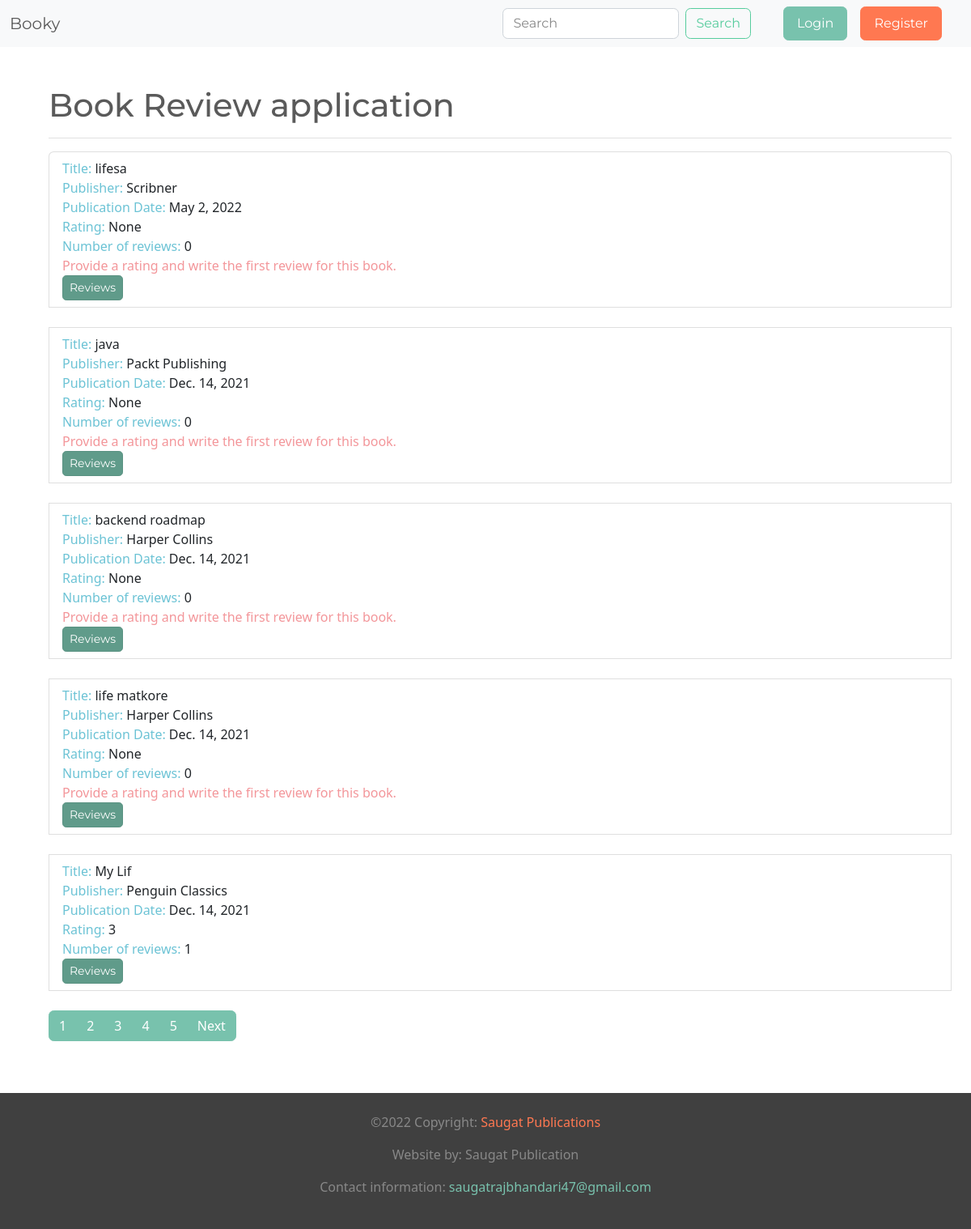
The page /books/ on the database its author committed.
### reviews/models.py (models this page shows, shortened)
class Book(models.Model):
    title = models.CharField(max_length=70, help_text="The title of the book.")
    publication_date = models.DateField(verbose_name="Date the book was published.")
    isbn = models.CharField(max_length=20, verbose_name="ISBN number of the book.")
    cover = models.ImageField(null=True, blank=True, upload_to='book_covers')
    sample = models.FileField(null=True, blank=True, upload_to='book_sample')
    publisher = models.ForeignKey(Publisher, on_delete=models.CASCADE)
    contributors = models.ManyToManyField('Contributor', through='BookContributor')
    creator = models.ForeignKey(User, on_delete=models.SET_NULL, null=True )
    def get_absolute_url(self):
        return reverse('book_detail', kwargs={'pk': self.pk})

class Publisher(models.Model):
    name = models.CharField(max_length=50, help_text="The name of the Publisher.")
    website = models.URLField(help_text="The Publisher's website.")
    email = models.EmailField(help_text="The Publisher's email address.")
    def __str__(self):
        return self.name

### reviews/views.py (the view)
# urls.py: path('books/', views.book_list, name='book_list'),
def book_list(request):
    books = Book.objects.order_by('-id')
    paginator = Paginator(books, 5)
    page_number = request.GET.get('page', 1)
    page_obj = paginator.page(page_number)
    page_range = paginator.page_range
    book_obj = page_obj.object_list
    book_list = []
    for book in book_obj:
        reviews = book.review_set.all()
        if reviews:
            book_rating = average_rating([review.rating for review in reviews])
            number_of_reviews = len(reviews)
        else:
            book_rating = None
            number_of_reviews = 0
        book_list.append({'book': book, 'book_rating': book_rating,
                          'number_of_reviews': number_of_reviews})
    context = {'book_list': book_list, 'page_obj': page_obj, 'page_range': page_range}
    return render(request, 'reviews/books_list.html', context)

### reviews/utils.py (called while the page is built)
def average_rating(rating_list):
    if not rating_list:
        return 0
    return round(sum(rating_list) / len(rating_list))

### templates/reviews/books_list.html (shortened to what this page needs)
{% extends 'base.html' %}
{% block content %}
    <h1>Book Review application</h1>
    <hr>
    <ul class="list-group">
          {% for item in book_list %}
          <li class="list-group-item">
              <span class="text-info">Title: </span> <span>{{ item.book.title }}</span>
              <br>
              <span class="text-info">Publisher: </span><span>{{ item.book.publisher }}</span>
              <br>
              <span class="text-info">Publication Date: </span><span>{{ item.book.publication_date }}</span>
              <br>
              <span class="text-info">Rating: </span><span class="">{{ item.book_rating }}</span>
              <br>
              <span class="text-info">Number of reviews: </span><span>{{ item.number_of_reviews }}</span>
              <br>
              {% if item.book_rating is null %}
              <span class="text-secondary">Provide a rating and write the first review for this book.</span>
              <br>
              {% endif %}
          <a class="btn btn-primary btn-sm active" role="button" aria-pressed="true" href="{{ item.book.get_absolute_url }}">Reviews</a></li>
        <br>
          {% endfor %}
        </ul>
    <div class="pagination">
    <nav aria-label="Page navigation example">
  <ul class="pagination">
  {% for page in page_range %}
        <li class="page-item"><a class="page-link" href="?page={{ page }}">{{ page }}</a></li>
  {% endfor %}
      {% if page_obj.has_next %}
        <li class="page-item">
            <a class="page-link" href="?page={{ page_obj.next_page_number }}">Next</a>
        </li>
      {% endif %}
  </ul>
</nav>
</div>
{% endblock %}

### templates/base.html (shortened to what this page needs)
<!doctype html>
{% load static %}
<html lang="en">
<head>
    <link rel="stylesheet" href="{% static 'css/bootstrap.min.css' %}">
    <link rel="stylesheet" href="{% static 'css/style.css' %}">
</head>
<body>
    {% include 'partials/navbar.html' %}
    <div class="container m-5 main-content">
        {% block content %}
        {% endblock %}
    </div>
    {% include 'partials/footer.html' %}
</body>
</html>

### templates/partials/navbar.html (shortened to what this page needs)
<nav class="navbar navbar-expand-lg navbar-light bg-light">
  <div class="container-fluid">
    <a class="navbar-brand" href="/">Booky</a>
    <div class="collapse navbar-collapse" id="navbarSupportedContent">
      <form class="d-flex" action="{% url 'book_search' %}">
        <input class="form-control me-2" type="search1" placeholder="Search" aria-label="Search" name="search">
        <button class="btn btn-outline-success" type="submit">Search</button>
      </form>
        <ul class="navbar-nav mx-4 ">
            {% if not user.is_authenticated %}
                <li class="nav-item mx-3">
                <a class="nav-link btn btn-primary px-3 text-white" href="{% url 'login' %}">Login</a>
                </li>
            {% endif %}
            <li class="nav-item">
            <a class="nav-link btn btn-danger px-3 text-white" href="{% url 'signup' %}">Register</a>
                </li>
        </ul>
    </div>
  </div>
</nav>

### templates/partials/footer.html
<footer class="text-center bg-black bg-opacity-75 p-4">
    <p>&copy;2022 Copyright: <span class="text-danger">Saugat Publications</span></p>
    <p>Website by: Saugat Publication</p>
    <p>Contact information: <a href="mailto:saugatrajbhandari47@gmail.com" target="_blank" class="text-decoration-none">saugatrajbhandari47@gmail.com</a></p>
</footer>

### static/css/style.css (style rules this page uses)
.main-content { min-height: 80vh; }

### rows shown on the page
Book: book "lifesa", book.publisher "Scribner", book.publication_date "May 2, 2022", book_rating "None", number_of_reviews "0", shows "Provide a rating and write the first review for this book."
Book: book "java", book.publisher "Packt Publishing", book.publication_date "Dec. 14, 2021", book_rating "None", number_of_reviews "0", shows "Provide a rating and write the first review for this book."
Book: book "backend roadmap", book.publisher "Harper Collins", book.publication_date "Dec. 14, 2021", book_rating "None", number_of_reviews "0", shows "Provide a rating and write the first review for this book."
Book: book "life matkore", book.publisher "Harper Collins", book.publication_date "Dec. 14, 2021", book_rating "None", number_of_reviews "0", shows "Provide a rating and write the first review for this book."
Book: book "My Lif", book.publisher "Penguin Classics", book.publication_date "Dec. 14, 2021", book_rating "3", number_of_reviews "1"

### other values the page prints
{{ page }} "1" "2" "3" "4" "5"
